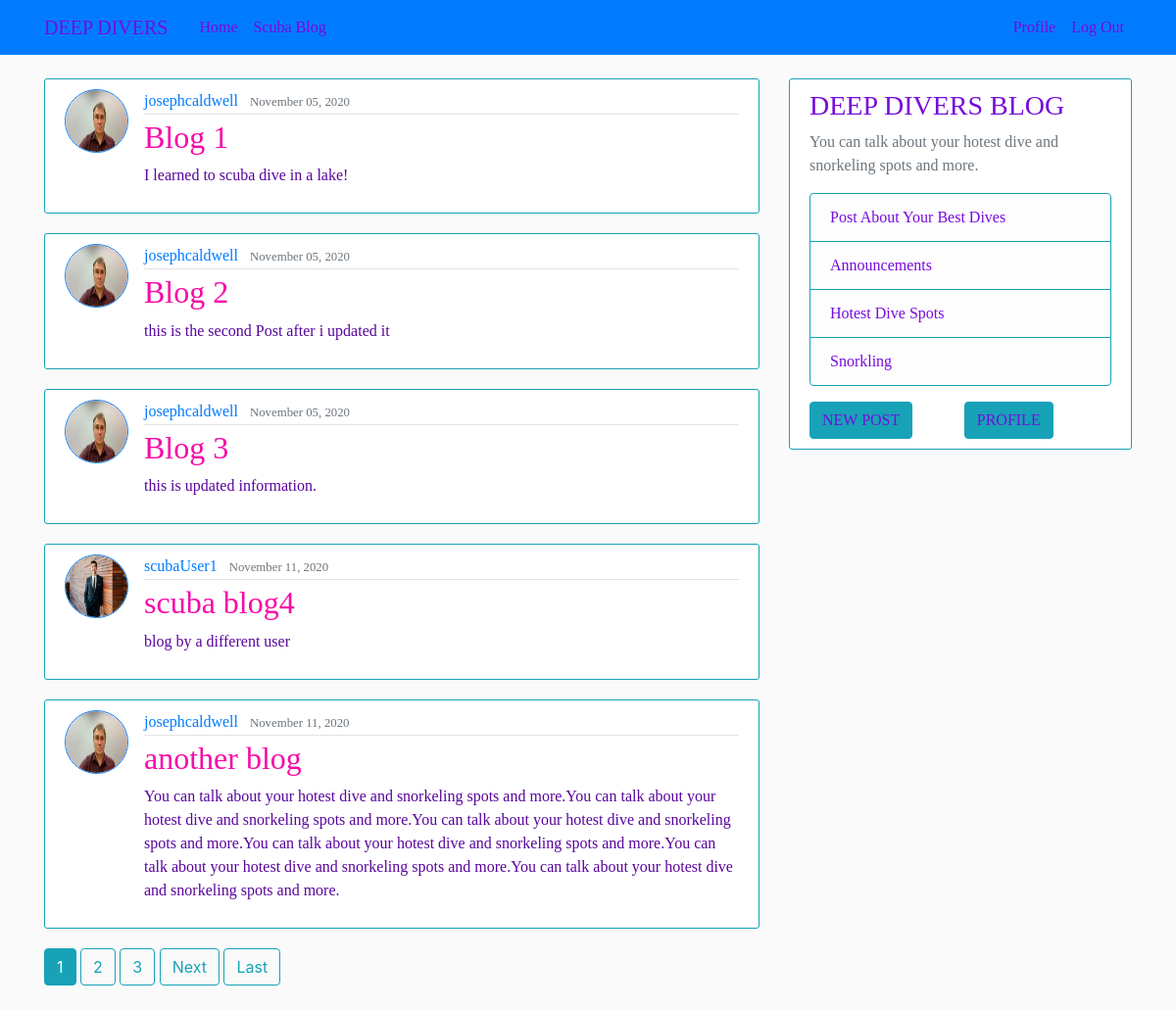
The page /about/ (signed in) on the database its author committed.
### scuba_blog/models.py (models this page shows, shortened)
class Post(models.Model):
    title= models.CharField(max_length=100)
    content= models.TextField()
    date_posted= models.DateTimeField(default= timezone.now)
    author = models.ForeignKey(User, on_delete= models.CASCADE)

### users/models.py (models this page shows, shortened)
class Profile(models.Model):
    user = models.OneToOneField(User, on_delete=models.CASCADE)
    image = models.ImageField(default='default.jpg', upload_to='profile_pics')

### scuba_blog/views.py (the view)
# urls.py: path('about/', PostListView.as_view(),name='scuba_blog-about'),
class PostListView(ListView):
    model = Post
    template_name = 'scuba_blog/blog.html'  # <app>/<model>_<viewtype>.html
    context_object_name = 'posts'
    paginate_by = 5

### scuba_blog/templates/scuba_blog/blog.html (shortened to what this page needs)
{% extends "scuba_blog/base.html" %}
{% block content %}
    {% for post in posts %}
        <article id="title" class="media content-section border border-info">
          <img class="rounded-circle border border-primary article-img" src="{{ post.author.profile.image.url }}">
          <div class="media-body">
            <div class="article-metadata">
              <a class="mr-2" href="{% url 'user-posts' post.author.username %}">{{ post.author }}</a>
              <small class="text-muted">{{ post.date_posted|date:"F d, Y" }}</small>
            </div>
            <h2><a class="article-title" href="{% url 'post-detail' post.id %}">{{ post.title }}</a></h2>
            <p class="article-content">{{ post.content }}</p>
          </div>
        </article>
    {% endfor %}
    {% if is_paginated %}
      {% for num in page_obj.paginator.page_range %}
        {% if page_obj.number == num %}
          <a class="btn btn-info mb-4" href="?page={{ num }}">{{ num }}</a>
        {% elif num > page_obj.number|add:'-3' and num < page_obj.number|add:'3' %}
          <a class="btn btn-outline-info mb-4" href="?page={{ num }}">{{ num }}</a>
        {% endif %}
      {% endfor %}
      {% if page_obj.has_next %}
        <a class="btn btn-outline-info mb-4" href="?page={{ page_obj.next_page_number }}">Next</a>
        <a class="btn btn-outline-info mb-4" href="?page={{ page_obj.paginator.num_pages }}">Last</a>
      {% endif %}
    {% endif %}
{% endblock content %}

### static/css/main.css (style rules this page uses)
body { background: #fafafa; color: #2409bd; margin-top: 5rem; width:100%; }
#title { font-family: Algerian,Castellar; color: #770bdc; }
p { color: rgb(88, 5, 156) !important; font-family:Castellar; }
.content-section { background: #ffffff; padding: 10px 20px; border: 1px solid #dddddd; border-radius: 3px; margin-bottom: 20px; }
.article-title { color: #f70aa8; }
.article-content { white-space: pre-line; }
.article-img { height: 65px; width: 65px; margin-right: 16px; }
.article-metadata { padding-bottom: 1px; margin-bottom: 4px; border-bottom: 1px solid #e3e3e3 }

### rows shown on the page
Post: author.profile.image (picture), author "josephcaldwell", date_posted "November 05, 2020", title "Blog 1", content "I learned to scuba dive in a lake!"
Post: author.profile.image (picture), author "josephcaldwell", date_posted "November 05, 2020", title "Blog 2", content "this is the second Post after i updated it"
Post: author.profile.image (picture), author "josephcaldwell", date_posted "November 05, 2020", title "Blog 3", content "this is updated information."
Post: author.profile.image (placeholder picture), author "scubaUser1", date_posted "November 11, 2020", title "scuba blog4", content "blog by a different user"
Post: author.profile.image (picture), author "josephcaldwell", date_posted "November 11, 2020", title "another blog", content "You can talk about your hotest dive and snorkeling spots and more.You can talk about your hotest dive and snorkeling spots and more.You can talk about your hotest dive and snorkeling spots and more.You can talk about your hotest dive and snorkeling spots and more.You can talk about your hotest dive and snorkeling spots and more.You can talk about your hotest dive and snorkeling spots and more."

### other values the page prints
{{ num }} "1"
{{ num }} "2" "3"
